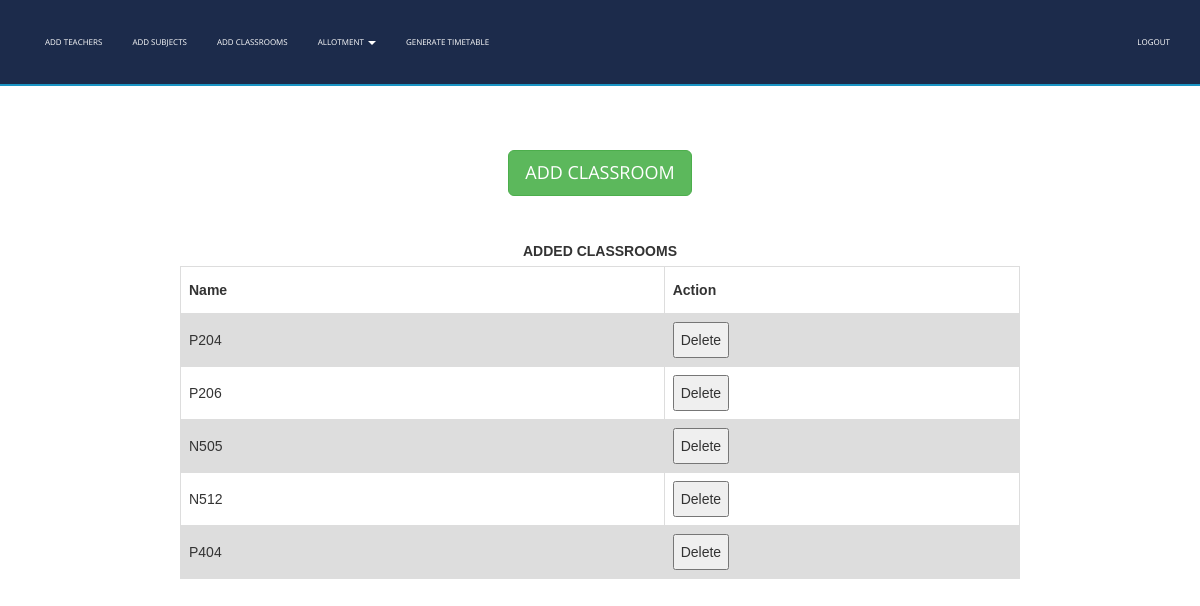
The app's page /addclassrooms.php with its own data.
### tables this page shows
CREATE TABLE `classrooms` (
  `name` varchar(30) NOT NULL,
  `status` int(1) NOT NULL
);

### addclassrooms.php (the view, shortened to what this page needs)
<!DOCTYPE html>
<html xmlns="http://www.w3.org/1999/xhtml">
<head>
    <link href="assets/css/bootstrap.css" rel="stylesheet"/>
    <link href="assets/css/font-awesome.min.css" rel="stylesheet"/>
    <link href="assets/css/flexslider.css" rel="stylesheet"/>
    <link href="assets/css/style.css" rel="stylesheet"/>
</head>
<body>
<div class="navbar navbar-inverse navbar-fixed-top " id="menu">
    <div class="container">
        <div class="navbar-collapse collapse move-me">
            <ul class="nav navbar-nav navbar-left">
                <li><a href="addteachers.php">ADD TEACHERS</a></li>
                <li><a href="addsubjects.php">ADD SUBJECTS</a></li>
                <li><a href="addclassrooms.php">ADD CLASSROOMS</a></li>
                <li class="dropdown"><a class="dropdown-toggle" data-toggle="dropdown" aria-expanded="false">ALLOTMENT
                        <span class="caret"></span></a>
                </li>
                <li><a href="generatetimetable.php">GENERATE TIMETABLE</a></li>
            </ul>
            <ul class="nav navbar-nav navbar-right">
                <li><a href="home.php">LOGOUT</a></li>
            </ul>
        </div>
    </div>
</div>
<br>
<div align="center"
     style="margin-top:10%">
    <button
        id="classroommanual" class="btn btn-success btn-lg">ADD CLASSROOM
    </button>
</div>
<div align="center">
    <br>
    <table id=classroomstable>
        <caption><strong>ADDED CLASSROOMS</strong></caption>
        <tr>
            <th width="100">Name</th>
            <th width="60">Action</th>
        </tr>
        <?php
        $q = mysqli_query(mysqli_connect("localhost", "root", "", "ttms"),
            "SELECT * FROM classrooms ");
        while ($row = mysqli_fetch_assoc($q)) {
            echo "<tr><td>{$row['name']}</td>
                    <td><button>Delete</button></td>
                    </tr>\n";
        }
        ?>
    </table>
</div>
</body>
</html>

### assets/css/style.css (style rules this page uses)
#menu { background-color: rgba(28, 43, 75, 1); color: #fff; font-size: 8px; font-weight: 400; min-height: 40px; padding: 10px 0; border-bottom: 2px solid #1A94C4; }
.navbar-inverse { border-color: transparent; }
.navbar-inverse .navbar-nav > li > a, .navbar-inverse .navbar-nav > li > a:hover { color: #FFF; padding: 22px 15px; }

### addclassrooms.php (style rules this page uses)
table { margin-top: 10px; font-family: arial, sans-serif; border-collapse: collapse; width: 70%; }
td, th { border: 1px solid #dddddd; text-align: left; padding: 8px; }
tr:nth-child(even) { background-color: #dddddd; }

### records on screen
classrooms: name "P204"
classrooms: name "P206"
classrooms: name "N505"
classrooms: name "N512"
classrooms: name "P404"
